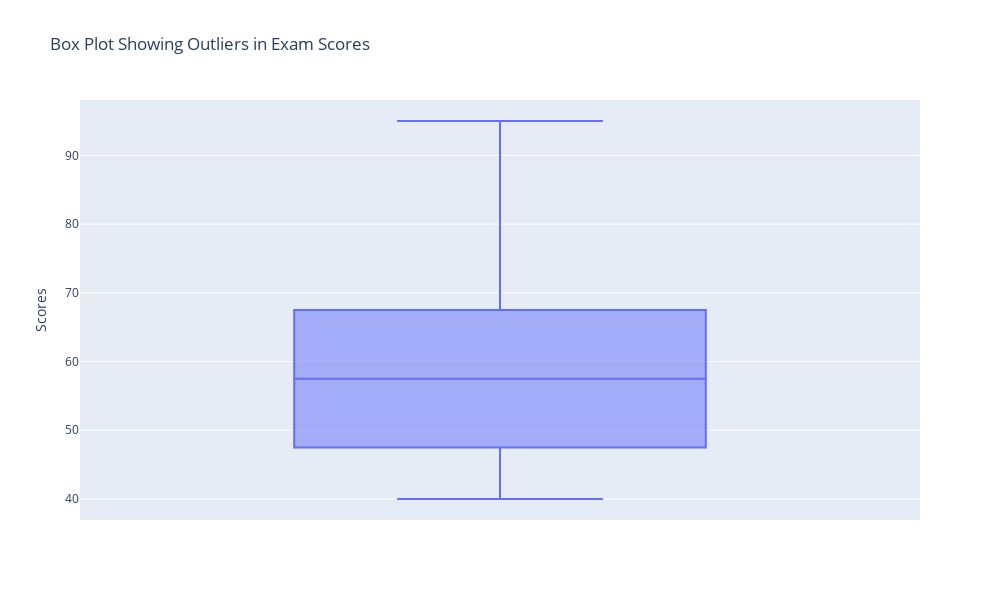

Source (notebook cell):
### Markdown cell above
### Example 6: Exam Score Outlier Detection

### Code cell
df5 = pd.DataFrame({
    "Scores": [40, 45, 50, 55, 60, 65, 70, 95]
})

fig = px.box(df5, y="Scores",
             title="Box Plot Showing Outliers in Exam Scores")
fig.update_layout(
    width=1000,   # increase width
    height=600)    # increase height
fig.show()

### Figure 1 — Plotly figure (JSON) as saved in the notebook; plotly's stock layout.template omitted (floating-point values rounded to 4 significant figures)
{"data": [{"alignmentgroup": "True", "hovertemplate": "Scores=%{y}<extra></extra>", "legendgroup": "", "marker": {"color": "#636efa"}, "name": "", "notched": false, "offsetgroup": "", "orientation": "v", "showlegend": false, "type": "box", "x0": " ", "xaxis": "x", "y": [40, 45, 50, 55, 60, 65, 70, 95], "y0": " ", "yaxis": "y"}], "layout": {"boxmode": "group", "height": 600, "legend": {"tracegroupgap": 0}, "title": {"text": "Box Plot Showing Outliers in Exam Scores"}, "width": 1000, "xaxis": {"anchor": "y", "autorange": true, "domain": [0, 1], "range": [-0.5, 0.5], "type": "category"}, "yaxis": {"anchor": "x", "autorange": true, "domain": [0, 1], "range": [36.94, 98.06], "title": {"text": "Scores"}, "type": "linear"}}}
